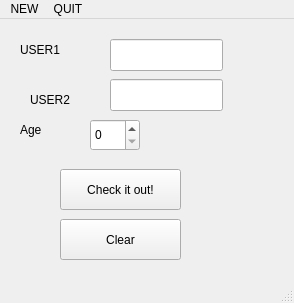
<?xml version="1.0" encoding="UTF-8"?>
<ui version="4.0">
 <class>MainWindow</class>
 <widget class="QMainWindow" name="MainWindow">
  <property name="geometry">
   <rect>
    <x>0</x>
    <y>0</y>
    <width>294</width>
    <height>303</height>
   </rect>
  </property>
  <property name="windowTitle">
   <string>MainWindow</string>
  </property>
  <widget class="QWidget" name="centralwidget">
   <widget class="QLineEdit" name="lineEdit">
    <property name="geometry">
     <rect>
      <x>110</x>
      <y>20</y>
      <width>113</width>
      <height>32</height>
     </rect>
    </property>
   </widget>
   <widget class="QLabel" name="label">
    <property name="geometry">
     <rect>
      <x>20</x>
      <y>20</y>
      <width>68</width>
      <height>22</height>
     </rect>
    </property>
    <property name="text">
     <string>USER1</string>
    </property>
   </widget>
   <widget class="QLabel" name="label_2">
    <property name="geometry">
     <rect>
      <x>30</x>
      <y>70</y>
      <width>68</width>
      <height>22</height>
     </rect>
    </property>
    <property name="text">
     <string>USER2</string>
    </property>
   </widget>
   <widget class="QLineEdit" name="lineEdit_2">
    <property name="geometry">
     <rect>
      <x>110</x>
      <y>60</y>
      <width>113</width>
      <height>32</height>
     </rect>
    </property>
   </widget>
   <widget class="QSpinBox" name="spinBox">
    <property name="geometry">
     <rect>
      <x>90</x>
      <y>100</y>
      <width>50</width>
      <height>32</height>
     </rect>
    </property>
   </widget>
   <widget class="QLabel" name="label_3">
    <property name="geometry">
     <rect>
      <x>20</x>
      <y>100</y>
      <width>68</width>
      <height>22</height>
     </rect>
    </property>
    <property name="text">
     <string>Age</string>
    </property>
   </widget>
   <widget class="QPushButton" name="pushButton">
    <property name="geometry">
     <rect>
      <x>60</x>
      <y>150</y>
      <width>121</width>
      <height>41</height>
     </rect>
    </property>
    <property name="text">
     <string>Check it out!</string>
    </property>
   </widget>
   <widget class="QPushButton" name="pushButton_2">
    <property name="geometry">
     <rect>
      <x>60</x>
      <y>200</y>
      <width>121</width>
      <height>41</height>
     </rect>
    </property>
    <property name="text">
     <string>Clear</string>
    </property>
   </widget>
  </widget>
  <widget class="QMenuBar" name="menubar">
   <property name="geometry">
    <rect>
     <x>0</x>
     <y>0</y>
     <width>294</width>
     <height>28</height>
    </rect>
   </property>
   <widget class="QMenu" name="menuNEW">
    <property name="title">
     <string>NEW</string>
    </property>
   </widget>
   <widget class="QMenu" name="menuQUIT">
    <property name="title">
     <string>QUIT</string>
    </property>
   </widget>
   <addaction name="menuNEW"/>
   <addaction name="menuQUIT"/>
  </widget>
  <widget class="QStatusBar" name="statusbar"/>
 </widget>
 <resources/>
 <connections/>
</ui>
